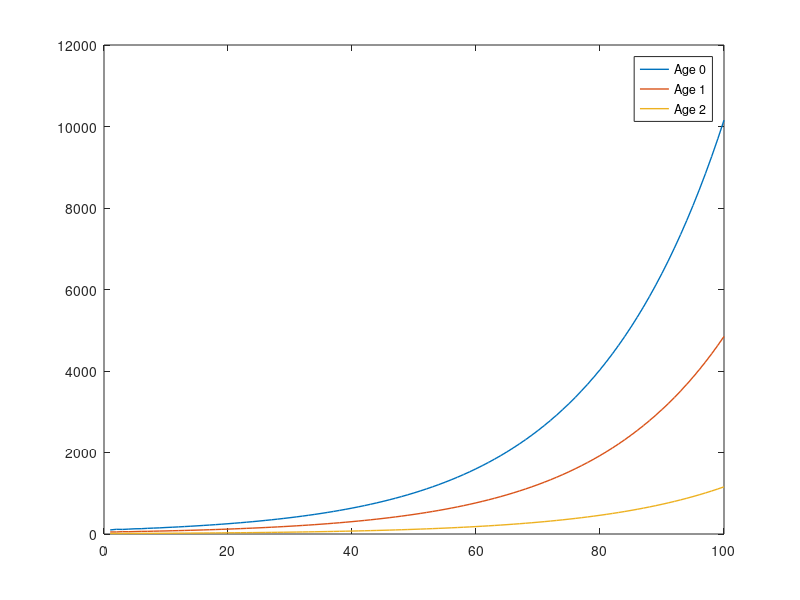
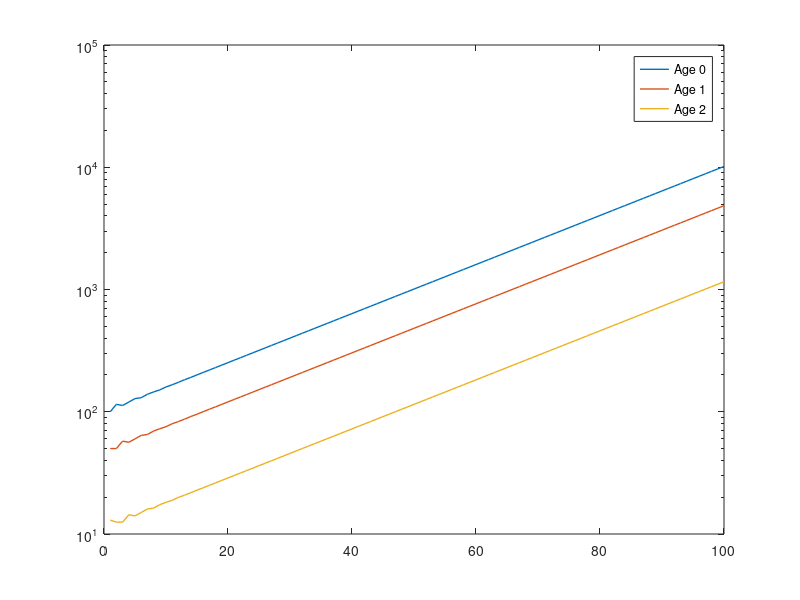

These figures' MATLAB source, in order:
%% Stage-Structured Population Model
clear all
close all

% n(a,t) number of females at age a & time t
% Amax maximum age
% tmax maximum time
% p(a) probability of age a surviving to age a+1
% f(a) number of new-borns per year per age-a female

% A Leslie maxtrix(projection matrix),where aij means the stage j at time t
% transfers to stage i at time t+1

% dynamic equation
% n(:,t+1) = A*n(:,t)
% if A has single real positive dominant eigenvalue, then n(:,t) =
% c*lambda^(t)*w where w is the corresponding eigenvector

% if A is k*k, then A is power positive if and only if A^(k^2-2k+2) is
% positive

% Perron-Frobenius Theorem:
% if A is non-negative, square, power positive, then A has single real
% positive dominant eigenvalue, and the corresponding eigenvector is
% also real and positive

% data here
Amax = 2;
tmax = 100;
p = [0.5,0.25,0];
f = [0,1,5];
n = NaN(Amax,tmax);
n(1,1) = 100; n(2,1) = 50; n(3,1) = 13;
A = [0,  1,  5;
     .5,  0,  0;
     0, .25, 0];
 
 for t = 2:tmax
     n(:,t) = A*n(:,t-1);
 end
 
 % plot to show
figure;
for a = 1:Amax+1
    plot(1:tmax,n(a,:),'LineWidth',1);
    hold on;
end
legend({'Age 0','Age 1','Age 2'});

figure;
for a = 1:Amax+1
    semilogy(1:tmax,n(a,:),'LineWidth',1);
    hold on;
end
legend({'Age 0','Age 1','Age 2'});

